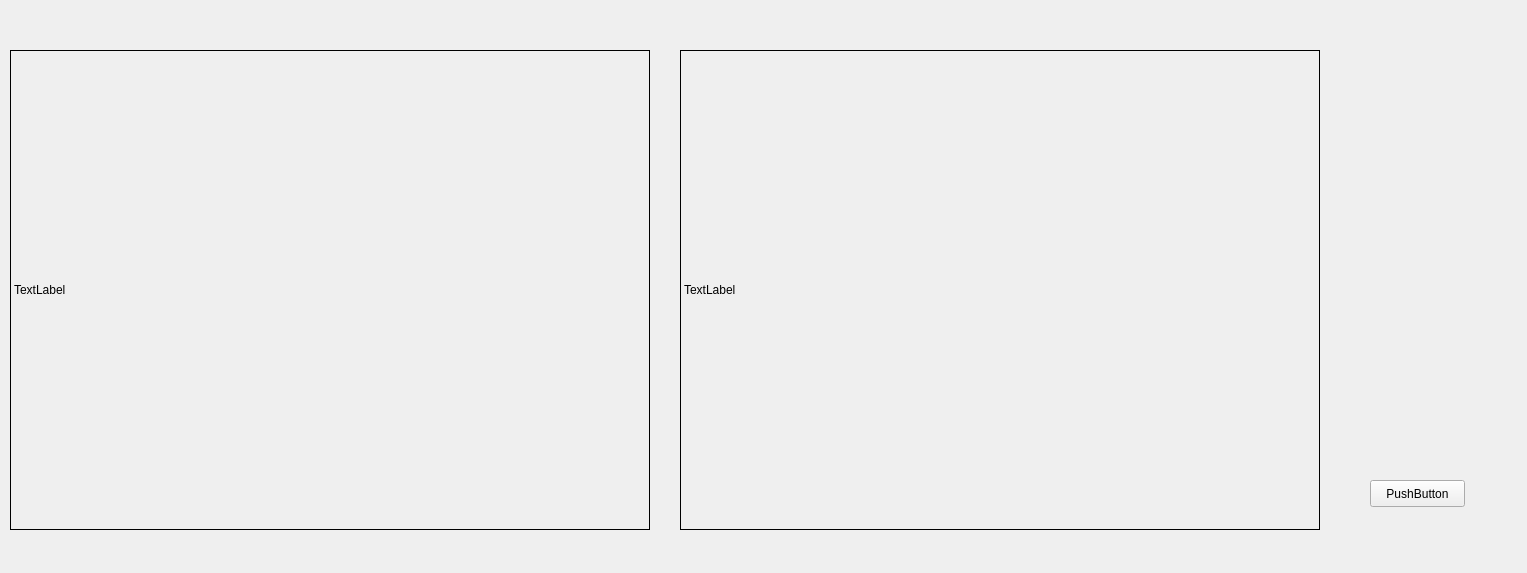
<?xml version="1.0" encoding="UTF-8"?>
<ui version="4.0">
 <class>MainWindowDesign</class>
 <widget class="QMainWindow" name="MainWindowDesign">
  <property name="geometry">
   <rect>
    <x>0</x>
    <y>0</y>
    <width>1527</width>
    <height>573</height>
   </rect>
  </property>
  <property name="windowTitle">
   <string>QRosApp</string>
  </property>
  <property name="windowIcon">
   <iconset resource="../resources/images.qrc">
    <normaloff>:/images/icon.png</normaloff>:/images/icon.png</iconset>
  </property>
  <property name="locale">
   <locale language="English" country="Australia"/>
  </property>
  <widget class="QWidget" name="centralwidget">
   <widget class="QLabel" name="label">
    <property name="geometry">
     <rect>
      <x>10</x>
      <y>50</y>
      <width>640</width>
      <height>480</height>
     </rect>
    </property>
    <property name="frameShape">
     <enum>QFrame::Box</enum>
    </property>
    <property name="text">
     <string>TextLabel</string>
    </property>
   </widget>
   <widget class="QLabel" name="label_2">
    <property name="geometry">
     <rect>
      <x>680</x>
      <y>50</y>
      <width>640</width>
      <height>480</height>
     </rect>
    </property>
    <property name="frameShape">
     <enum>QFrame::Box</enum>
    </property>
    <property name="text">
     <string>TextLabel</string>
    </property>
   </widget>
   <widget class="QPushButton" name="b">
    <property name="geometry">
     <rect>
      <x>1370</x>
      <y>480</y>
      <width>95</width>
      <height>27</height>
     </rect>
    </property>
    <property name="text">
     <string>PushButton</string>
    </property>
   </widget>
  </widget>
  <action name="action_Quit">
   <property name="text">
    <string>&amp;Quit</string>
   </property>
   <property name="shortcut">
    <string>Ctrl+Q</string>
   </property>
   <property name="shortcutContext">
    <enum>Qt::ApplicationShortcut</enum>
   </property>
  </action>
  <action name="action_Preferences">
   <property name="text">
    <string>&amp;Preferences</string>
   </property>
  </action>
  <action name="actionAbout">
   <property name="text">
    <string>&amp;About</string>
   </property>
  </action>
  <action name="actionAbout_Qt">
   <property name="text">
    <string>About &amp;Qt</string>
   </property>
  </action>
 </widget>
 <resources>
  <include location="../resources/images.qrc"/>
 </resources>
 <connections>
  <connection>
   <sender>action_Quit</sender>
   <signal>triggered()</signal>
   <receiver>MainWindowDesign</receiver>
   <slot>close()</slot>
   <hints>
    <hint type="sourcelabel">
     <x>-1</x>
     <y>-1</y>
    </hint>
    <hint type="destinationlabel">
     <x>399</x>
     <y>299</y>
    </hint>
   </hints>
  </connection>
 </connections>
</ui>
